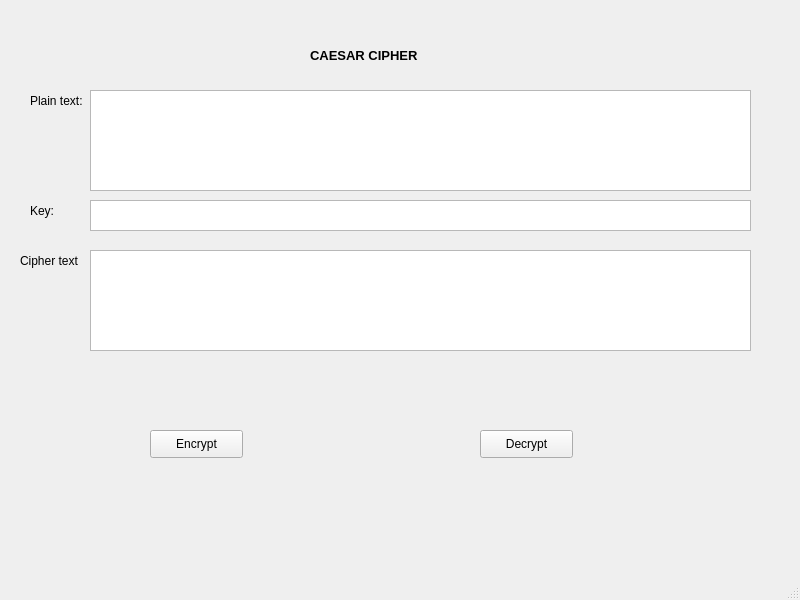
<?xml version="1.0" encoding="UTF-8"?>
<ui version="4.0">
 <class>MainWindow</class>
 <widget class="QMainWindow" name="MainWindow">
  <property name="geometry">
   <rect>
    <x>0</x>
    <y>0</y>
    <width>800</width>
    <height>600</height>
   </rect>
  </property>
  <property name="windowTitle">
   <string>MainWindow</string>
  </property>
  <widget class="QWidget" name="centralwidget">
   <widget class="QLabel" name="label">
    <property name="geometry">
     <rect>
      <x>310</x>
      <y>40</y>
      <width>171</width>
      <height>31</height>
     </rect>
    </property>
    <property name="font">
     <font>
      <pointsize>10</pointsize>
      <weight>75</weight>
      <bold>true</bold>
     </font>
    </property>
    <property name="text">
     <string>CAESAR CIPHER</string>
    </property>
   </widget>
   <widget class="QLabel" name="label_2">
    <property name="geometry">
     <rect>
      <x>30</x>
      <y>90</y>
      <width>61</width>
      <height>21</height>
     </rect>
    </property>
    <property name="text">
     <string>Plain text:</string>
    </property>
   </widget>
   <widget class="QLabel" name="label_3">
    <property name="geometry">
     <rect>
      <x>30</x>
      <y>200</y>
      <width>61</width>
      <height>21</height>
     </rect>
    </property>
    <property name="text">
     <string>Key:</string>
    </property>
   </widget>
   <widget class="QLabel" name="label_4">
    <property name="geometry">
     <rect>
      <x>20</x>
      <y>250</y>
      <width>61</width>
      <height>21</height>
     </rect>
    </property>
    <property name="text">
     <string>Cipher text</string>
    </property>
   </widget>
   <widget class="QTextEdit" name="textEdit">
    <property name="geometry">
     <rect>
      <x>90</x>
      <y>200</y>
      <width>661</width>
      <height>31</height>
     </rect>
    </property>
   </widget>
   <widget class="QPlainTextEdit" name="plainTextEdit">
    <property name="geometry">
     <rect>
      <x>90</x>
      <y>90</y>
      <width>661</width>
      <height>101</height>
     </rect>
    </property>
   </widget>
   <widget class="QPlainTextEdit" name="plainTextEdit_2">
    <property name="geometry">
     <rect>
      <x>90</x>
      <y>250</y>
      <width>661</width>
      <height>101</height>
     </rect>
    </property>
   </widget>
   <widget class="QPushButton" name="pushButton">
    <property name="geometry">
     <rect>
      <x>150</x>
      <y>430</y>
      <width>93</width>
      <height>28</height>
     </rect>
    </property>
    <property name="text">
     <string>Encrypt</string>
    </property>
   </widget>
   <widget class="QPushButton" name="pushButton_2">
    <property name="geometry">
     <rect>
      <x>480</x>
      <y>430</y>
      <width>93</width>
      <height>28</height>
     </rect>
    </property>
    <property name="text">
     <string>Decrypt</string>
    </property>
   </widget>
  </widget>
  <widget class="QMenuBar" name="menubar">
   <property name="geometry">
    <rect>
     <x>0</x>
     <y>0</y>
     <width>800</width>
     <height>26</height>
    </rect>
   </property>
  </widget>
  <widget class="QStatusBar" name="statusbar"/>
 </widget>
 <resources/>
 <connections/>
</ui>
